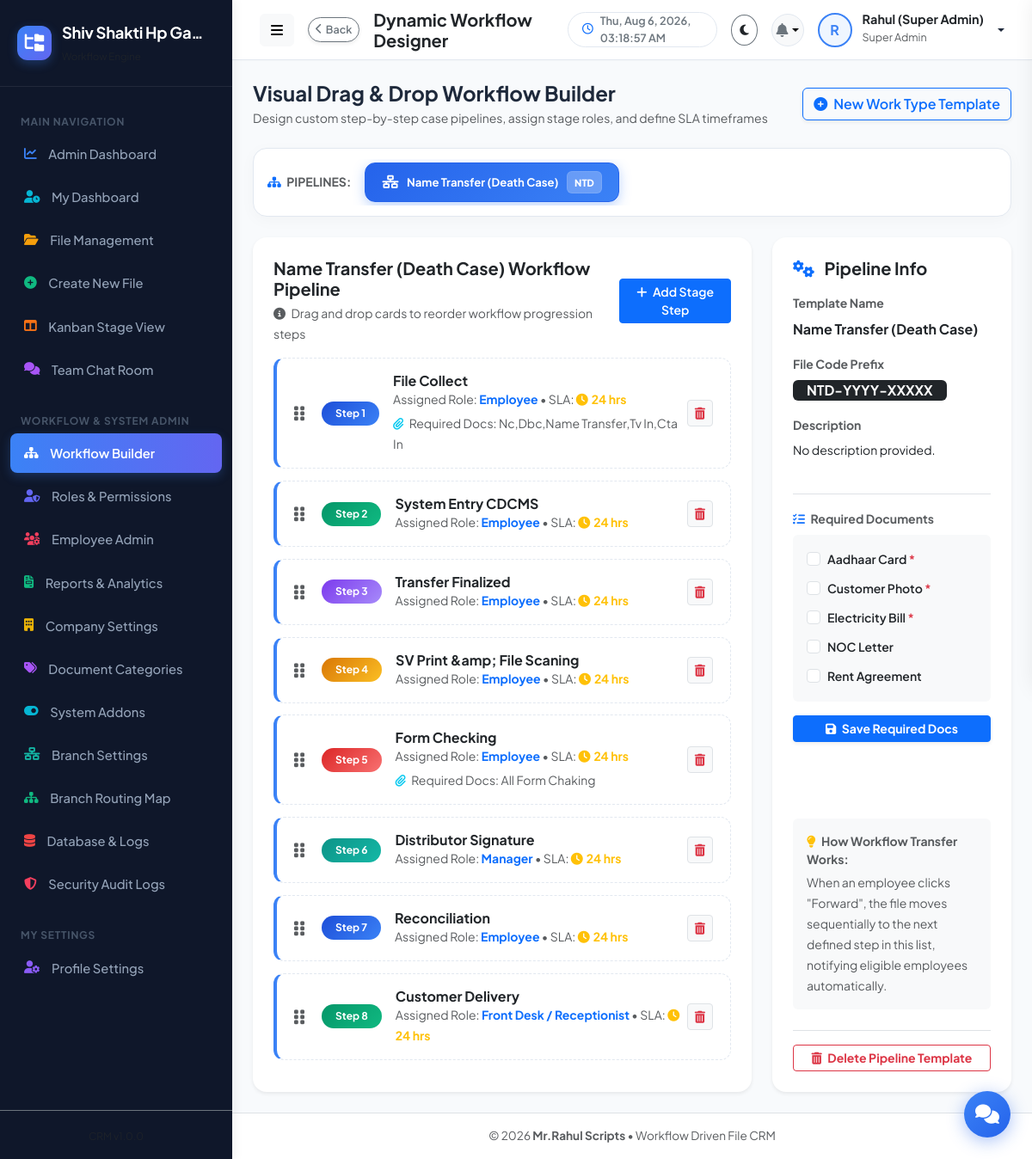
The page /admin/workflow-builder.php (signed in) on the database as committed earlier.
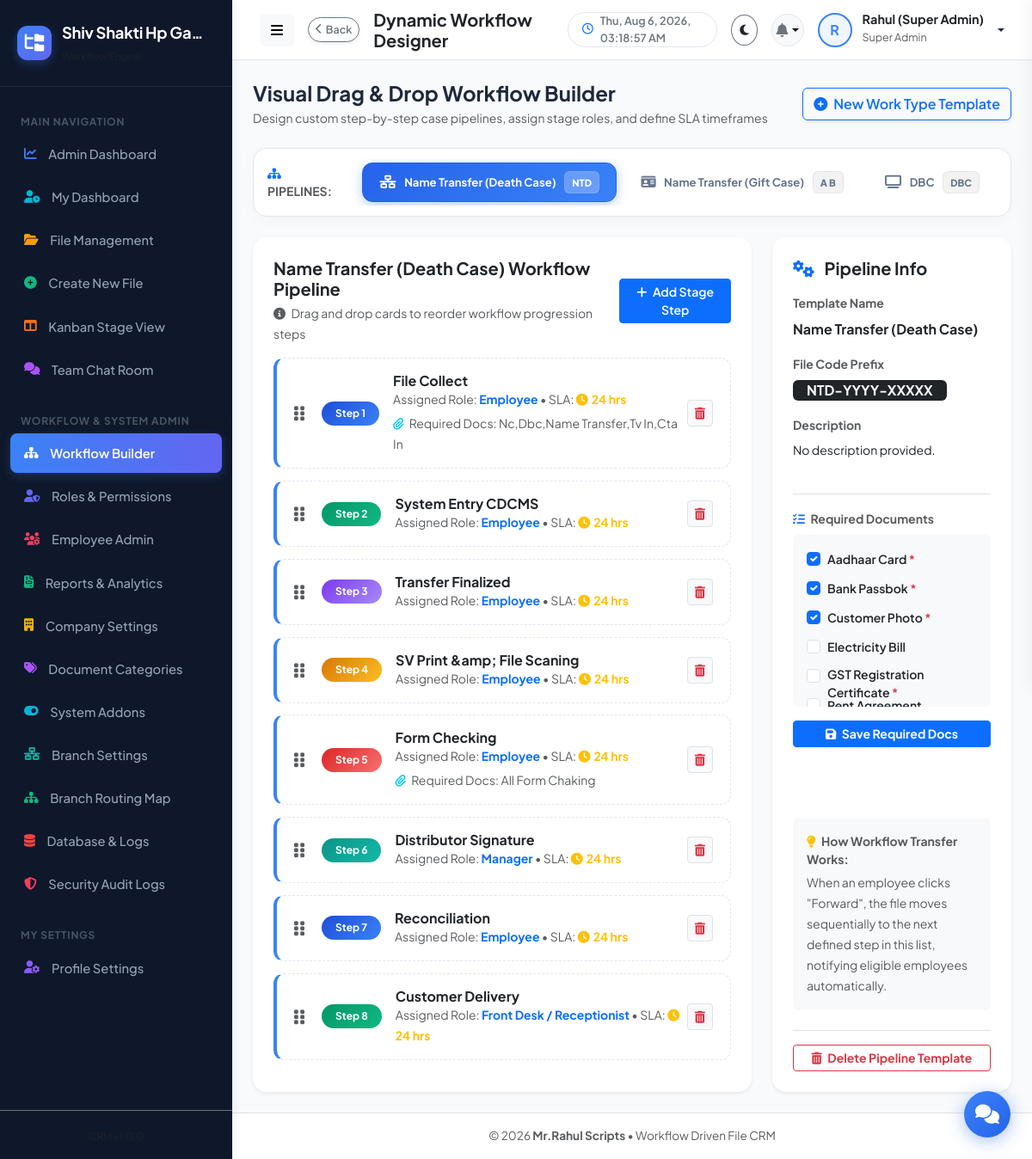
The same page on the database as committed later.
### tables this page shows
CREATE TABLE work_types (
          id INTEGER PRIMARY KEY AUTOINCREMENT,
          name TEXT NOT NULL UNIQUE,
          description TEXT NULL,
          code_prefix TEXT DEFAULT 'FMS',
          status TEXT DEFAULT 'active',
          created_by INTEGER NULL,
          created_at DATETIME DEFAULT CURRENT_TIMESTAMP
        , icon TEXT DEFAULT 'fa-sitemap');

CREATE TABLE workflow_stages (
          id INTEGER PRIMARY KEY AUTOINCREMENT,
          work_type_id INTEGER NOT NULL,
          stage_order INTEGER NOT NULL,
          stage_name TEXT NOT NULL,
          assigned_role_id INTEGER NOT NULL,
          sla_hours INTEGER DEFAULT 24,
          required_documents TEXT NULL,
          created_at DATETIME DEFAULT CURRENT_TIMESTAMP,
          FOREIGN KEY (work_type_id) REFERENCES work_types(id),
          FOREIGN KEY (assigned_role_id) REFERENCES roles(id)
        );

CREATE TABLE roles (
          id INTEGER PRIMARY KEY AUTOINCREMENT,
          role_name TEXT NOT NULL UNIQUE,
          role_key TEXT NOT NULL UNIQUE,
          description TEXT DEFAULT '',
          permissions TEXT NULL,
          created_at DATETIME DEFAULT CURRENT_TIMESTAMP
        );

CREATE TABLE document_types (
                            id INTEGER PRIMARY KEY AUTOINCREMENT,
                            name TEXT NOT NULL UNIQUE,
                            description TEXT,
                            is_mandatory INTEGER DEFAULT 1
                        );

### admin/workflow-builder.php (the view, shortened to what the changed rows need)
<?php
require_once __DIR__ . '/../includes/header.php';
$db = getDB();
$workTypes = $db->query("SELECT * FROM work_types ORDER BY id ASC")->fetchAll();
$selectedWorkTypeId = intval($_GET['work_type_id'] ?? ($workTypes[0]['id'] ?? 0));
$activeWorkType = null;
foreach ($workTypes as $wt) {
    if ($wt['id'] == $selectedWorkTypeId) {
        $activeWorkType = $wt;
        break;
    }
}
$stages = [];
if ($selectedWorkTypeId > 0) {
    $stmt = $db->prepare("
        SELECT ws.*, r.role_name
        FROM workflow_stages ws
        JOIN roles r ON ws.assigned_role_id = r.id
        WHERE ws.work_type_id = :wt
        ORDER BY ws.stage_order ASC
    ");
    $stmt->execute(['wt' => $selectedWorkTypeId]);
    $stages = $stmt->fetchAll();
}
?>
<div class="pipeline-selector-bar mb-4">
  <div class="d-flex align-items-center gap-2 overflow-auto w-100 py-1">
    <?php foreach ($workTypes as $wt): ?>
      <a href="workflow-builder.php?work_type_id=<?= $wt['id'] ?>" class="pipeline-tab-item <?= $wt['id'] == $selectedWorkTypeId ? 'active' : '' ?>">
        <i class="fas <?= htmlspecialchars($wt['icon'] ?? 'fa-sitemap') ?>"></i>
        <span><?= htmlspecialchars($wt['name']) ?></span>
        <span class="code-badge"><?= htmlspecialchars($wt['code_prefix']) ?></span>
      </a>
    <?php endforeach; ?>
  </div>
</div>
<?php if ($activeWorkType): ?>
  <div class="row g-4">
    <div class="col-lg-8">
      <div class="card border-0 shadow-sm p-4" style="border-radius: var(--radius-lg);">
        <div class="d-flex justify-content-between align-items-center mb-3">
          <div>
            <h5 class="fw-bold mb-1"><?= htmlspecialchars($activeWorkType['name']) ?> Workflow Pipeline</h5>
            <small class="text-muted"><i class="fas fa-info-circle me-1"></i> Drag and drop cards to reorder workflow progression steps</small>
          </div>
          <button class="btn btn-sm btn-primary fw-semibold" data-bs-toggle="modal" data-bs-target="#addStageModal">
            <i class="fas fa-plus me-1"></i> Add Stage Step
          </button>
        </div>
        <div id="workflowStageList">
          <?php if (empty($stages)): ?>
            <div class="text-center py-5 text-muted">
              <i class="fas fa-sitemap fa-3x mb-3 text-secondary opacity-50"></i>
              <h6>No workflow stages defined yet.</h6>
              <p class="small">Click "Add Stage Step" to create the first step for this workflow template.</p>
            </div>
          <?php else: ?>
            <?php
            $colorNames = ['blue', 'green', 'purple', 'orange', 'red', 'teal'];
            foreach ($stages as $index => $stage):
              $colorClass = $colorNames[$index % count($colorNames)];
            ?>
              <div class="workflow-stage-item" data-stage-id="<?= $stage['id'] ?>">
                <div class="d-flex align-items-center gap-3">
                  <span class="drag-handle text-muted me-1" style="font-size: 1.2rem;" title="Drag to reorder">
                    <i class="fas fa-grip-vertical"></i>
                  </span>
                  <span class="badge badge-gradient-<?= $colorClass ?> rounded-pill stage-number-badge px-3 py-2">
                    Step <?= $index + 1 ?>
                  </span>
                  <div>
                    <h6 class="fw-bold mb-0 text-dark"><?= htmlspecialchars($stage['stage_name']) ?></h6>
                    <small class="text-muted">
                      Assigned Role: <strong class="text-primary"><?= htmlspecialchars($stage['role_name']) ?></strong> &bull;
                      SLA: <strong class="text-warning"><i class="fas fa-clock me-1"></i><?= $stage['sla_hours'] ?> hrs</strong>
                    </small>
                    <?php if (!empty($stage['required_documents'])): ?>
                      <div class="mt-1">
                        <small class="text-muted"><i class="fas fa-paperclip me-1 text-info"></i> Required Docs: <?= htmlspecialchars($stage['required_documents']) ?></small>
                      </div>
                    <?php endif; ?>
                  </div>
                </div>
                <button class="btn btn-sm btn-light text-danger border" onclick="deleteStage(<?= $stage['id'] ?>)" title="Delete Step">
                  <i class="fas fa-trash-alt"></i>
                </button>
              </div>
            <?php endforeach; ?>
          <?php endif; ?>
        </div>
      </div>
    </div>
    <div class="col-lg-4">
      <div class="card border-0 shadow-sm p-4 h-100" style="border-radius: var(--radius-lg);">
        <h5 class="fw-bold mb-3"><i class="fas fa-cogs text-primary me-2"></i> Pipeline Info</h5>
        <div class="mb-3">
          <label class="form-label text-muted small fw-bold">Template Name</label>
          <div class="fw-bold text-dark fs-6"><?= htmlspecialchars($activeWorkType['name']) ?></div>
        </div>
        <div class="mb-3">
          <label class="form-label text-muted small fw-bold">File Code Prefix</label>
          <div><span class="badge bg-dark px-3 py-1 fs-6"><?= htmlspecialchars($activeWorkType['code_prefix']) ?>-YYYY-XXXXX</span></div>
        </div>
        <div class="mb-3">
          <label class="form-label text-muted small fw-bold">Description</label>
          <p class="text-dark small mb-0"><?= htmlspecialchars($activeWorkType['description'] ?: 'No description provided.') ?></p>
        </div>
        <div class="mt-4 pt-3 border-top mb-4">
          <label class="form-label text-muted small fw-bold mb-2"><i class="fas fa-tasks me-1 text-primary"></i> Required Documents</label>
          <form action="workflow-builder.php?work_type_id=<?= $selectedWorkTypeId ?>" method="POST">
            <div class="d-flex flex-column gap-2 mb-3 bg-light p-3 rounded" style="max-height: 200px; overflow-y: auto;">
              <?php
              $allDocTypes = $db->query("SELECT * FROM document_types ORDER BY name ASC")->fetchAll();
              $stmtReq = $db->prepare("SELECT document_type_id FROM work_type_required_docs WHERE work_type_id = :wt");
              $stmtReq->execute(['wt' => $selectedWorkTypeId]);
              $currentReqDocIds = $stmtReq->fetchAll(PDO::FETCH_COLUMN);
              if (empty($allDocTypes)):
              ?>
                <small class="text-muted">No document types defined. <a href="document-types.php">Create some here</a>.</small>
              <?php
              else:
                foreach ($allDocTypes as $docType):
                  $isChecked = in_array($docType['id'], $currentReqDocIds) ? 'checked' : '';
                ?>
                  <div class="form-check">
                    <input class="form-check-input" type="checkbox" name="required_doc_ids[]" value="<?= $docType['id'] ?>" id="req_doc_<?= $docType['id'] ?>" <?= $isChecked ?>>
                    <label class="form-check-label small fw-semibold text-dark" for="req_doc_<?= $docType['id'] ?>">
                      <?= htmlspecialchars($docType['name']) ?>
                      <?= $docType['is_mandatory'] ? '<span class="text-danger">*</span>' : '' ?>
                    </label>
                  </div>
                <?php
                endforeach;
              endif;
              ?>
            </div>
            <?php if (!empty($allDocTypes)): ?>
              <button type="submit" class="btn btn-primary btn-sm w-100 fw-bold shadow-sm">
                <i class="fas fa-save me-1"></i> Save Required Docs
              </button>
            <?php endif; ?>
          </form>
        </div>
        <div class="p-3 bg-light rounded mt-auto">
          <small class="text-muted d-block fw-bold mb-1"><i class="fas fa-lightbulb text-warning me-1"></i> How Workflow Transfer Works:</small>
          <small class="text-muted">When an employee clicks "Forward", the file moves sequentially to the next defined step in this list, notifying eligible employees automatically.</small>
        </div>
        <div class="mt-4 pt-3 border-top">
          <button class="btn btn-outline-danger btn-sm w-100 fw-bold" onclick="deleteWorkType(<?= $activeWorkType['id'] ?>)">
            <i class="fas fa-trash-alt me-1"></i> Delete Pipeline Template
          </button>
        </div>
      </div>
    </div>
  </div>
<?php endif; ?>
<?php require_once __DIR__ . '/../includes/footer.php'; ?>

Rows that differ between the two databases and show on the page:
no longer on this page (row edited): document_types: name "NOC Letter"
added work_types: name "Name Transfer (Gift Case)", code_prefix "A B"
added work_types: name "DBC", code_prefix "DBC"
computed for document_types "Aadhaar Card": id "☐" → "☑"
added document_types: name "Bank Passbok"
computed for document_types "Customer Photo": id "☐" → "☑"
changed document_types "Electricity Bill": no longer shows "*"
added document_types: name "GST Registration Certificate"
